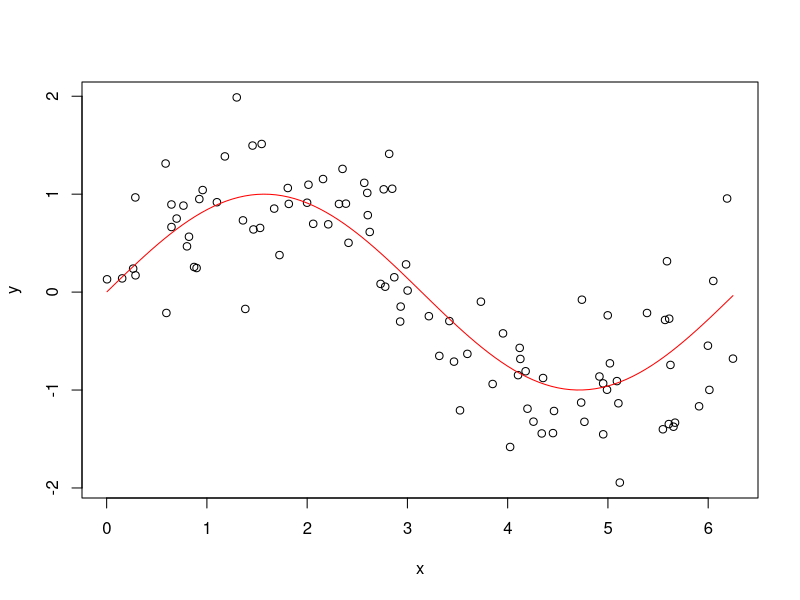
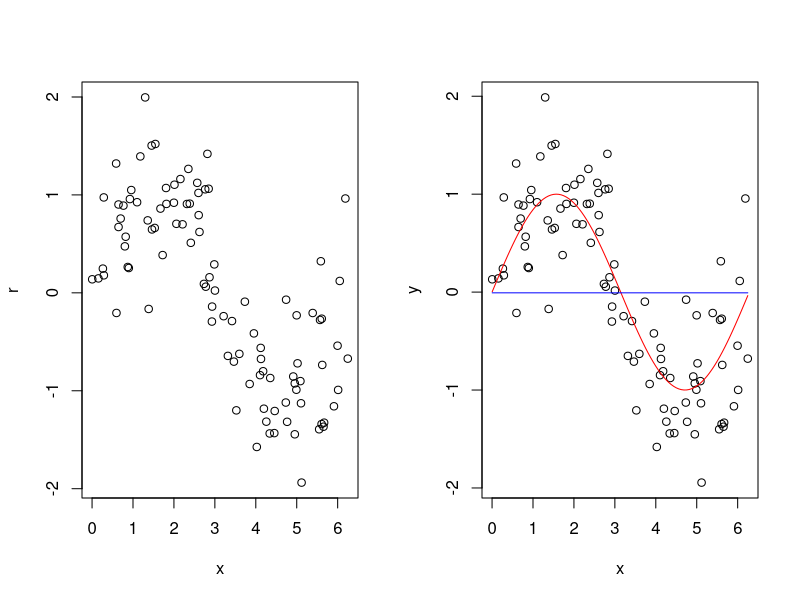
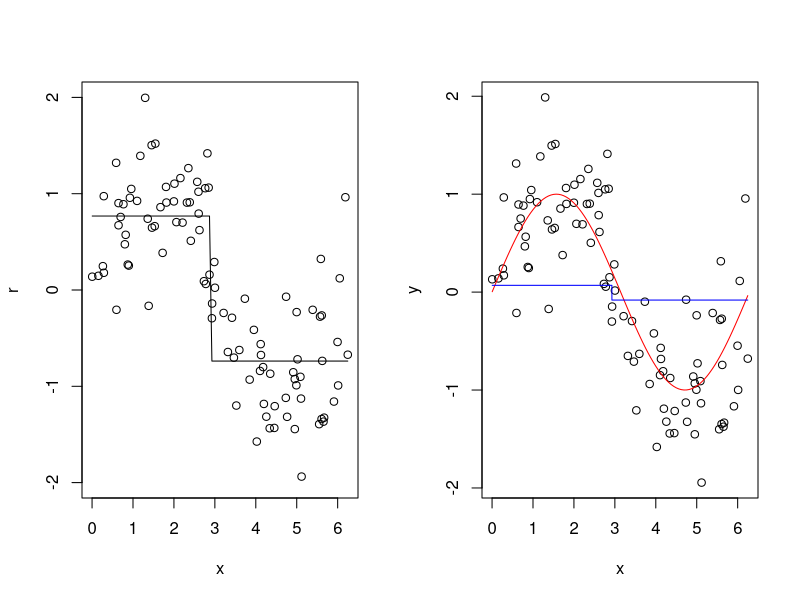
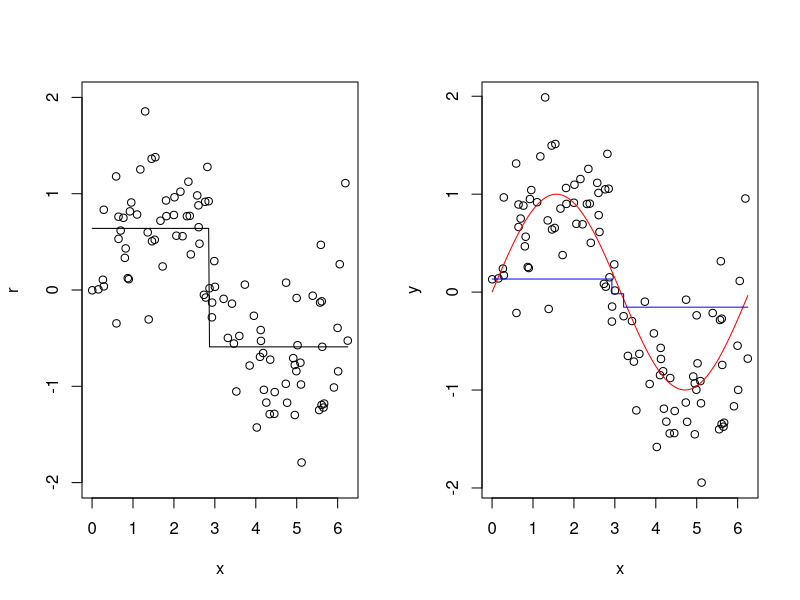
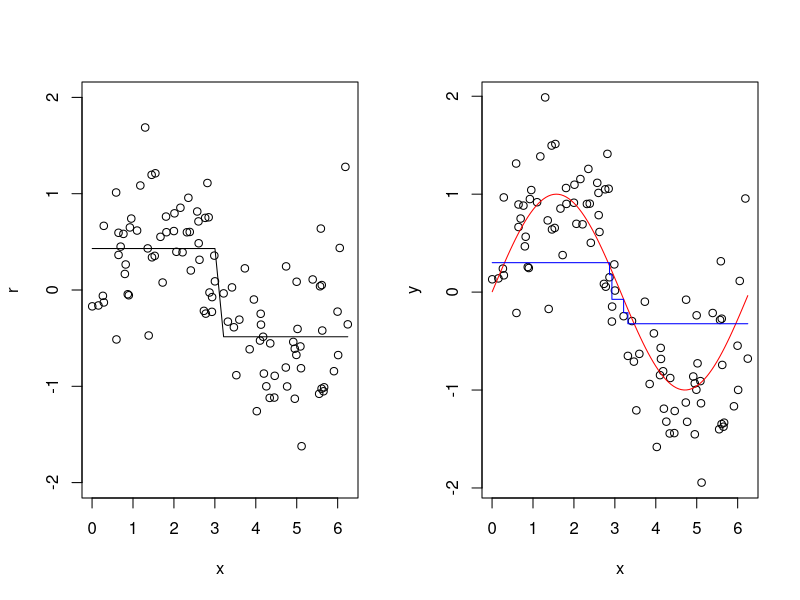
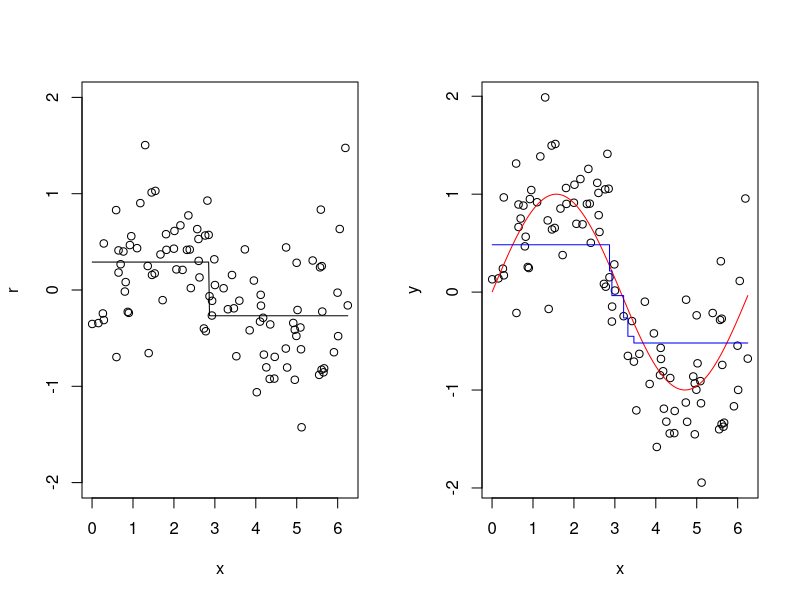
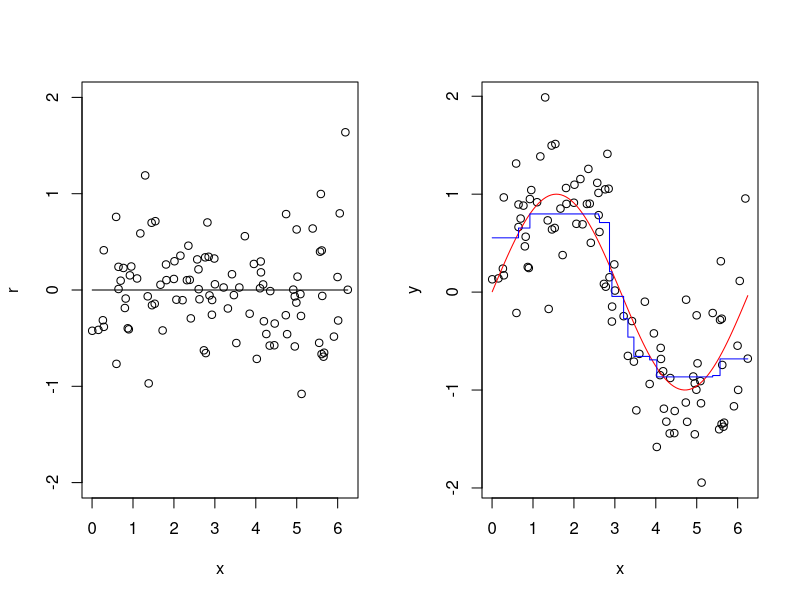

Recreate these plots in R, in order. (Note: this script raises an error after producing the figures.)
## ---- chunk 1
knitr::opts_chunk$set(echo = T, eval=T, message=F, warning=F, error=F, comment=NA, cache=F, R.options=list(width=220))
## ---- chunk 2
rm(list=ls())
set.seed(123)
n = 100
x=sort(runif(n)*2*pi)
y=sin(x)+rnorm(n, sd=0.5)
plot(y~x)
curve(sin(x), min(x),max(x), col="red", add=T)
## ---- chunk 3
B = 100+1
# 1.
r = y - mean(y)
fx = matrix(NA, nrow=n, ncol=B)
fx[,1] = rep(mean(y),n)

op <- par(mfrow = c(1, 2))
plot(x,r)
plot(x,y)
curve(sin(x), min(x),max(x), col="red", add=T)
lines(x,fx[,1], type="s", col="blue")
par(op)
## ---- chunk 4
library(rpart)
d = 1
lambda = 0.1
b = 1+1

  # a
  fxb = rpart(r~x, control=rpart.control(maxdepth = d))
  # b
  fx[,b] = fx[,b-1] + lambda*predict(fxb)

# 3.
f.boost = fx[,b]
op <- par(mfrow = c(1, 2))
plot(x,r, ylim=c(-2,2))
fxb = rpart(r~x, control=rpart.control(maxdepth = d))
lines(x,predict(fxb))
plot(x,y)
curve(sin(x), min(x),max(x), col="red", add=T)
lines(x,f.boost, type="s", col="blue")
par(op)
## ---- chunk 5
set.seed(123)
x=sort(runif(n)*2*pi)
y=sin(x)+rnorm(n, sd=0.5)
B = 1+2
# 1.
r = y - mean(y)
fx = matrix(NA, nrow=n, ncol=B)
fx[,1] = rep(mean(y),n)
# 2.
for (b in 2:B){
  # a
  fxb = rpart(r~x, control=rpart.control(maxdepth = d))
  # b
  fx[,b] = fx[,b-1] + lambda*predict(fxb)
  # c
  r = r - lambda*predict(fxb)
}
# 3.
f.boost = fx[,B]
op <- par(mfrow = c(1, 2))
plot(x,r,ylim=c(-2,2))
fxb = rpart(r~x, control=rpart.control(maxdepth = d))
lines(x,predict(fxb))
plot(x,y)
curve(sin(x), min(x),max(x), col="red", add=T)
lines(x,f.boost, type="s", col="blue")
par(op)
## ---- chunk 6
set.seed(123)
x=sort(runif(n)*2*pi)
y=sin(x)+rnorm(n, sd=0.5)
B = 1+5
# 1.
r = y - mean(y)
fx = matrix(NA, nrow=n, ncol=B)
fx[,1] = rep(mean(y),n)
# 2.
for (b in 2:B){
  # a
  fxb = rpart(r~x, control=rpart.control(maxdepth = d))
  # b
  fx[,b] = fx[,b-1] + lambda*predict(fxb)
  # c
  r = r - lambda*predict(fxb)
}
# 3.
f.boost = fx[,B]
op <- par(mfrow = c(1, 2))
plot(x,r, ylim=c(-2,2))
fxb = rpart(r~x, control=rpart.control(maxdepth = d))
lines(x,predict(fxb))
plot(x,y)
curve(sin(x), min(x),max(x), col="red", add=T)
lines(x,f.boost, type="s", col="blue")
par(op)
## ---- chunk 7
set.seed(123)
x=sort(runif(n)*2*pi)
y=sin(x)+rnorm(n, sd=0.5)
B = 1+10
# 1.
r = y - mean(y)
fx = matrix(NA, nrow=n, ncol=B)
fx[,1] = rep(mean(y),n)
# 2.
for (b in 2:B){
  # a
  fxb = rpart(r~x, control=rpart.control(maxdepth = d))
  # b
  fx[,b] = fx[,b-1] + lambda*predict(fxb)
  # c
  r = r - lambda*predict(fxb)
}
# 3.
f.boost = fx[,B]
op <- par(mfrow = c(1, 2))
plot(x,r, ylim=c(-2,2))
fxb = rpart(r~x, control=rpart.control(maxdepth = d))
lines(x,predict(fxb))
plot(x,y)
curve(sin(x), min(x),max(x), col="red", add=T)
lines(x,f.boost, type="s", col="blue")
par(op)
## ---- chunk 8
set.seed(123)
x=sort(runif(n)*2*pi)
y=sin(x)+rnorm(n, sd=0.5)
B = 1+100
# 1.
r = y - mean(y)
fx = matrix(NA, nrow=n, ncol=B)
fx[,1] = rep(mean(y),n)
# 2.
for (b in 2:B){
  # a
  fxb = rpart(r~x, control=rpart.control(maxdepth = d))
  # b
  fx[,b] = fx[,b-1] + lambda*predict(fxb)
  # c
  r = r - lambda*predict(fxb)
}
# 3.
f.boost = fx[,B]
op <- par(mfrow = c(1, 2))
plot(x,r, ylim=c(-2,2))
fxb = rpart(r~x, control=rpart.control(maxdepth = d))
lines(x,predict(fxb))
plot(x,y)
curve(sin(x), min(x),max(x), col="red", add=T)
lines(x,f.boost, type="s", col="blue")
par(op)
## ---- chunk 9
knitr::include_graphics("images/Fig17_6.jpg")
## ---- chunk 10
knitr::include_graphics("images/Fig17_10.jpg")
## ---- chunk 11
knitr::include_graphics("images/Fig17_8.jpg")
## ---- chunk 12
knitr::include_graphics("images/toy1.jpg")
## ---- chunk 13
knitr::include_graphics("images/toy2.jpg")
## ---- chunk 14
knitr::include_graphics("images/toy3.jpg")
## ---- chunk 15
knitr::include_graphics("images/toy4.jpg")
## ---- chunk 16
knitr::include_graphics("images/toy5.jpg")
## ---- chunk 17
fs <- seq(0,4,len = 100)
L <-  function(f) { 1.2 * (f-2)^2 + 3.2 }
g <- function(f){ - 1.2 * 2 * (f-2)}

fun_gd <- function(f, lambda, iter) {
  ftrace <- f
  Ltrace <- L(f)
  for (i in 1:iter) {
    f <- f + lambda * g(f)
    ftrace <- c(ftrace,f)
    Ltrace <- c(Ltrace,L(f))
    }
  data.frame(
    "f" = ftrace,
    "L_f" = Ltrace
    )
}
## ---- chunk 18
plot(ylim = c(3,8), x = fs, y = L(fs), type = "l", 
     ylab = expression(1.2(f-2)^2 + 3.2),xlab = "f")

res <- fun_gd(f=0.1, lambda = 0.6, iter =100)
points(x=res$f, y=res$L_f, type="b")
